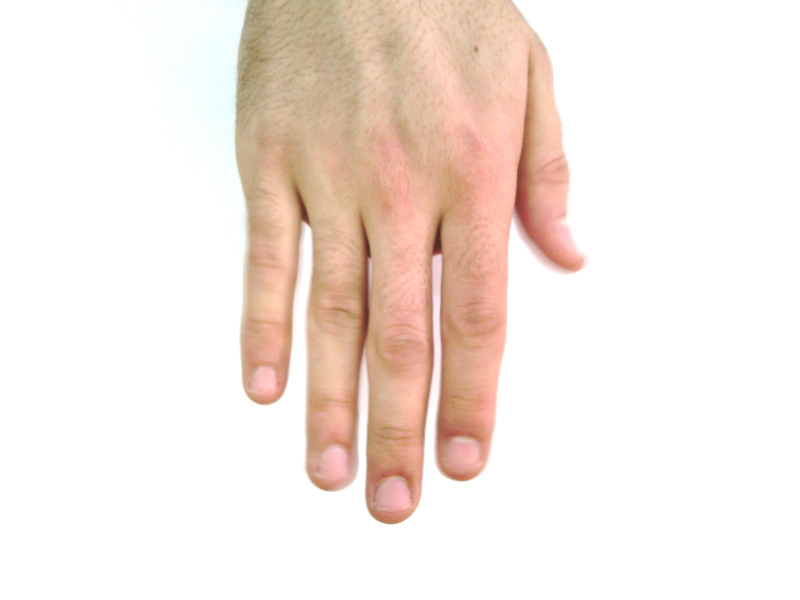
#> input picture images/Hand_0000006.jpg, 1600 x 1200 px (shown at 1/2 size)
$ python -i gesture.py   (imports and definitions only)
#> lines starting #> are read from the running program, lines starting #| are printed output that depends on the picture; after the words box and inside, x2 and y2 are one past the last pixel; in counts of white or black regions, pixels touching at a corner belong together
import subprocess, sys, os
import math
import numpy as np
import cv2
import pyautogui, time

_COLOR_RED   = (0, 0, 255)
_COLOR_GREEN = (0, 255, 0)
_COLOR_BLUE  = (255, 0, 0)


def _round_int(value):
    result = int(np.rint(value))
    return result

# 移除视频数据的背景噪声
def _remove_background(frame):
    fgbg = cv2.createBackgroundSubtractorMOG2() # 利用BackgroundSubtractorMOG2算法消除背景
    fgmask = fgbg.apply(frame)
#> fgmask: shape (1200, 1600); every value is 127
    kernel = np.ones((3, 3), np.uint8)
    fgmask = cv2.erode(fgmask, kernel, iterations=1)
    res = cv2.bitwise_and(frame, frame, mask=fgmask)
    return res

# 视频数据的人体皮肤检测
def _bodyskin_detetc(frame):
    # 肤色检测: YCrCb之Cr分量 + OTSU二值化
    frame = cv2.cvtColor(frame, cv2.COLOR_RGB2BGR)
#> frame is the input picture: shape (1200, 1600, 3); mean B, G, R 225.4, 232.5, 244.8
    ycrcb = cv2.cvtColor(frame, cv2.COLOR_BGR2YCrCb) # 分解为YUV图像,得到CR分量
#> ycrcb: shape (1200, 1600, 3); mean of channels 0, 1, 2 235.4, 134.7, 122.4
    (_, cr, _) = cv2.split(ycrcb)
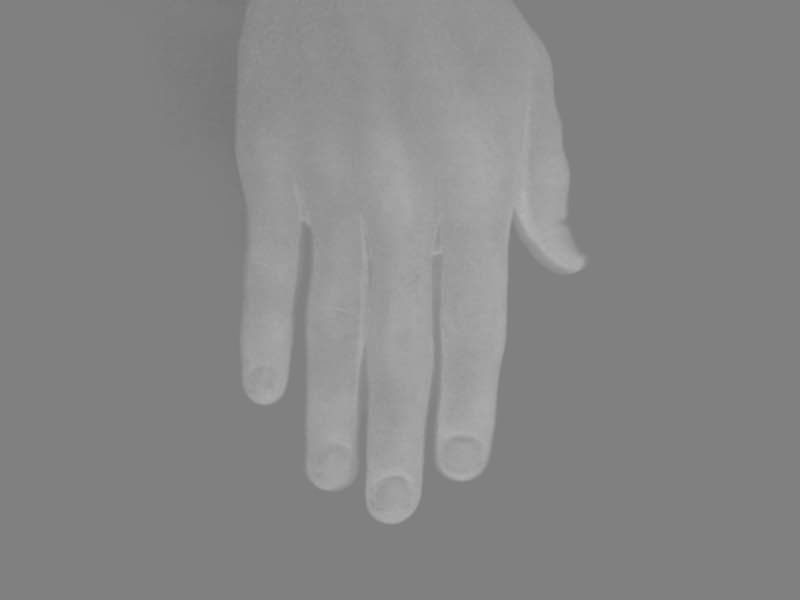
#> cr: shape (1200, 1600) (shown at 1/2 size); min 117, max 179, mean 134.7
    cr1 = cv2.GaussianBlur(cr, (5, 5), 0) # 高斯滤波
    _, skin = cv2.threshold(cr1, 0, 255, cv2.THRESH_BINARY + cv2.THRESH_OTSU)  # OTSU图像二值化
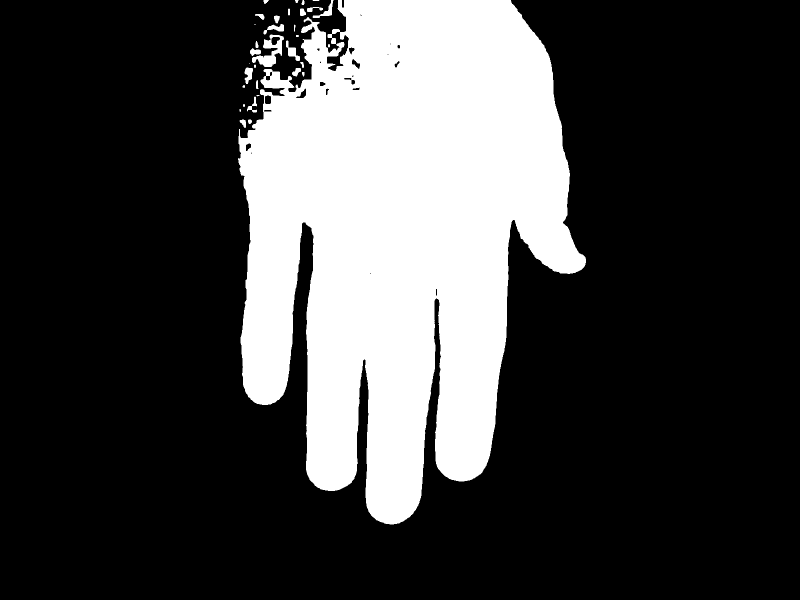
#> skin: shape (1200, 1600) (shown at 1/2 size); 25.6% white; 34 white regions (4 under 20 px)
    return skin

# 检测图像中的凸点(手指)个数
def _get_contours(array):
    # 利用findContours检测图像中的轮廓, 其中返回值contours包含了图像中所有轮廓的坐标点
    contours, _ = cv2.findContours(array, cv2.RETR_TREE, cv2.CHAIN_APPROX_SIMPLE)
#> contours = 60 contours, 18 with area under 20; largest, box (x1, y1, x2, y2) and area: (476, 0, 1172, 1049) 486802, (504, 69, 568, 134) 1730, (653, 63, 699, 143) 1406, (572, 81, 600, 122) 382, (625, 0, 667, 36) 326
    return contours

def _get_eucledian_distance(a, b):
    distance = math.sqrt( (a[0] - b[0]) ** 2 + (a[1] - b[1]) ** 2)
    return distance

# 根据图像中凹凸点中的 (开始点, 结束点, 远点)的坐标, 利用余弦定理计算两根手指之间的夹角, 其必为锐角, 根据锐角的个数判别手势.
# [31 lines left out: function _get_defects_count, not called in this run]

def _get_defects_count2(array, contour, defects, verbose = False):
    ndefects = 0
    xmin=0; xmax=0; ymin=0; ymax=0
    for i in range(defects.shape[0]):
        s,e,f,_ = defects[i,0]
        beg     = tuple(contour[s][0])
        end     = tuple(contour[e][0])
        far     = tuple(contour[f][0])
        a       = _get_eucledian_distance(beg, end)
        b       = _get_eucledian_distance(beg, far)
        c       = _get_eucledian_distance(end, far)
        angle   = math.acos((b ** 2 + c ** 2 - a ** 2) / (2 * b * c)) #* 57
        if angle <= math.pi/2 : #90:
            ndefects = ndefects + 1
            if verbose:
                cv2.circle(array, far, 6, _COLOR_GREEN, 2)
        if verbose:
            cv2.line(array, beg, end, _COLOR_RED, 2)

    return array, ndefects

# [38 lines left out: functions _get_tip_position, grdetect, not called in this run]

def grdetect2(array, verbose = False, show = False, hand = False, cnt = None):
    copy        = array.copy()
    array       = _remove_background(array) # 移除背景
    thresh      = _bodyskin_detetc(array)
    contours    = _get_contours(thresh.copy()) # 计算图像的轮廓
    largecont   = max(contours, key = lambda contour: cv2.contourArea(contour))
#> largecont = contour of 1661 points, box (x1, y1, x2, y2) (476, 0, 1172, 1049), area 486802
    hull        = cv2.convexHull(largecont, returnPoints = False) # 计算轮廓的凸点
#> hull = 43 values, max 1654 at index 0, min 0 at index 42, mean 918.2
    defects     = cv2.convexityDefects(largecont, hull) # 计算轮廓的凹点
#> defects = 38 rows, first 6: [1654, 0, 1657, 3840], [0, 102, 54, 22211], [102, 108, 105, 387], [108, 290, 216, 22055], [290, 390, 335, 14937], [390, 392, 391, 237]

    if defects is not None:
        # 利用凹陷点坐标, 根据余弦定理计算图像中锐角个数
        copy, ndefects = _get_defects_count2(copy, largecont, defects, verbose = verbose)
#> the loop in _get_defects_count2, `for i in range(defects.shape[0]):` made 38 passes
#> (s, e, f, beg, end, far, a) on passes 1 to 10: (1654, 0, 1657, (1021, 0), (676, 0), (687, 15), 345), (0, 102, 54, (676, 0), (615, 34), (673, 101), 69.84), (102, 108, 105, (615, 34), (608, 39), (612, 38), 8.6), (108, 290, 216, (608, 39), (527, 140), (623, 158), 129.5), (290, 390, 335, (527, 140), (478, 258), (569, 191), 127.8), (390, 392, 391, (478, 258), (477, 272), (478, 271), 14.04), (392, 405, 399, (477, 272), (476, 317), (482, 307), 45.01), (406, 512, 458, (476, 319), (481, 686), (501, 480), 367), (512, 526, 521, (481, 686), (484, 750), (486, 733), 64.07), (526, 530, 529, (484, 750), (486, 770), (486, 753), 20.1)
#> after the loop in _get_defects_count2, `for i in range(defects.shape[0]):`: ndefects = 7
#> ndefects = 7

        if show is True:
            if ndefects == 0:
                copy, tip, onefin  = _get_tip_position(copy, largecont, verbose = verbose)
                if onefin:
                    print(onefin)
                else:
                    print(ndefects)

            elif ndefects == 1:
                print("2")

            elif ndefects == 2:
                print("3")

            elif ndefects == 3:
                print("4")

            elif ndefects == 4:
                print("5")

        elif hand is True and cnt is not None:
            if ndefects == 0:
                copy, tip, onefin  = _get_tip_position(copy, largecont, verbose = verbose)
                if onefin:
                    if cnt[1] == 0:
                        for p in range(len(cnt)):
                            cnt[p] = 0
                    cnt[1] = cnt[1] + 1
                    print(onefin)
                else:
                    if cnt[0] == 0:
                        for p in range(len(cnt)):
                            cnt[p] = 0
                    cnt[0] = cnt[0] + 1
                    print(ndefects)

            elif ndefects == 1:
                if cnt[2] == 0:
                    for p in range(len(cnt)):
                        cnt[p] = 0
                cnt[2] = cnt[2] + 1
                print("2")

            elif ndefects == 2:
                if cnt[3] == 0:
                    for p in range(len(cnt)):
                        cnt[p] = 0
                cnt[3] = cnt[3] + 1
                print("3")

            elif ndefects == 3:
                if cnt[4] == 0:
                    for p in range(len(cnt)):
                        cnt[p] = 0
                cnt[4] = cnt[4] + 1
                print("4")

            elif ndefects == 4:
                if cnt[5] == 0:
                    for p in range(len(cnt)):
                        cnt[p] = 0
                cnt[5] = cnt[5] + 1
                print("5")

    return copy

# [157 lines left out: functions call_pyfile, frame_border, get_player_para, DetectObject, cr_otsu, kmeans, not called in this run]

>>> import cv2
>>> picture = cv2.cvtColor(cv2.imread('../../images/Hand_0000006.jpg'), cv2.COLOR_BGR2RGB)
>>> result = grdetect2(picture)
